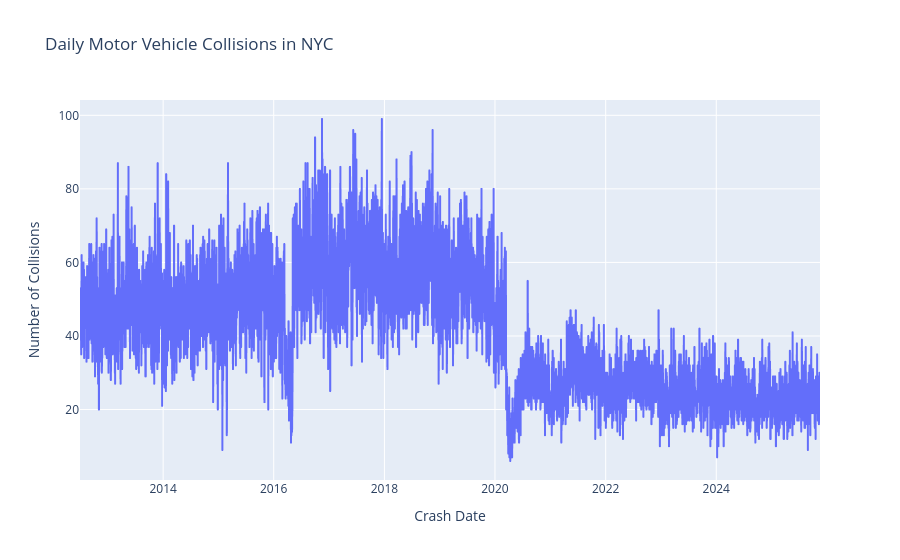
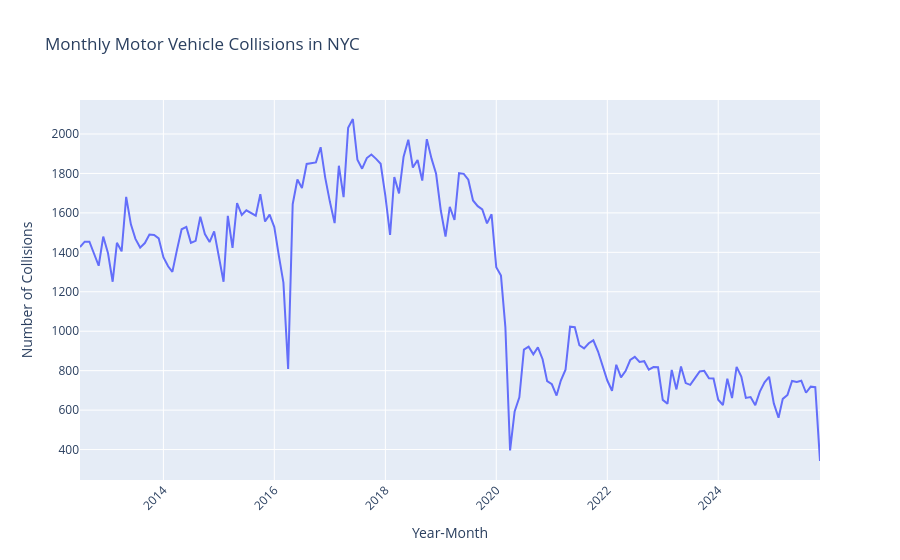

Notebook cell for these charts, in order:
### Markdown cell above
## 2. Collisions over time
Hypothesis: We expect collision counts to show strong monthly seasonality, with higher collisions in warmer months (May–October) due to increased travel and pedestrian activity. Daily patterns should show weekday peaks and lower weekend collision counts.

### Code cell
# RQ1: How do collision counts change over time (daily & monthly trends)?

# Ensure crash_date is datetime
df['crash_date'] = pd.to_datetime(df['crash_date'], errors='coerce')

# --- Daily counts ---
daily_counts = (
    df
    .groupby('crash_date')
    .size()
    .reset_index(name='collision_count')
    .sort_values('crash_date')
)

fig_daily = px.line(
    daily_counts,
    x='crash_date',
    y='collision_count',
    title="Daily Motor Vehicle Collisions in NYC",
    labels={'crash_date': 'Crash Date', 'collision_count': 'Number of Collisions'}
)
fig_daily.show()

# --- Monthly counts (year-month) ---
df['year_month'] = df['crash_date'].dt.to_period('M').astype(str)

monthly_counts = (
    df
    .groupby('year_month')
    .size()
    .reset_index(name='collision_count')
    .sort_values('year_month')
)

fig_monthly = px.line(
    monthly_counts,
    x='year_month',
    y='collision_count',
    title="Monthly Motor Vehicle Collisions in NYC",
    labels={'year_month': 'Year-Month', 'collision_count': 'Number of Collisions'}
)
fig_monthly.update_xaxes(tickangle=-45)
fig_monthly.show()

### Figure 1 — Plotly figure (JSON) as saved in the notebook; plotly's stock layout.template omitted (floating-point values rounded to 4 significant figures; data arrays with more than 128 entries replaced by an {"elided": "..."} marker saying what was removed)
{"data": [{"hovertemplate": "Crash Date=%{x}<br>Number of Collisions=%{y}<extra></extra>", "legendgroup": "", "line": {"color": "#636efa", "dash": "solid"}, "marker": {"symbol": "circle"}, "mode": "lines", "name": "", "showlegend": false, "type": "scattergl", "x": {"elided": "4887 str values"}, "xaxis": "x", "y": {"elided": "4887 int values"}, "yaxis": "y"}], "layout": {"legend": {"tracegroupgap": 0}, "title": {"text": "Daily Motor Vehicle Collisions in NYC"}, "xaxis": {"anchor": "y", "domain": [0, 1], "title": {"text": "Crash Date"}}, "yaxis": {"anchor": "x", "domain": [0, 1], "title": {"text": "Number of Collisions"}}}}

### Figure 2 — Plotly figure (JSON) as saved in the notebook; plotly's stock layout.template omitted (floating-point values rounded to 4 significant figures; data arrays with more than 128 entries replaced by an {"elided": "..."} marker saying what was removed)
{"data": [{"hovertemplate": "Year-Month=%{x}<br>Number of Collisions=%{y}<extra></extra>", "legendgroup": "", "line": {"color": "#636efa", "dash": "solid"}, "marker": {"symbol": "circle"}, "mode": "lines", "name": "", "orientation": "v", "showlegend": false, "type": "scatter", "x": {"elided": "161 str values"}, "xaxis": "x", "y": {"elided": "161 int values"}, "yaxis": "y"}], "layout": {"legend": {"tracegroupgap": 0}, "title": {"text": "Monthly Motor Vehicle Collisions in NYC"}, "xaxis": {"anchor": "y", "domain": [0, 1], "tickangle": -45, "title": {"text": "Year-Month"}}, "yaxis": {"anchor": "x", "domain": [0, 1], "title": {"text": "Number of Collisions"}}}}
